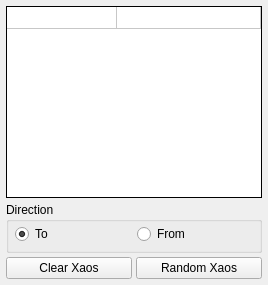
           <widget class="QWidget" name="XaosTab">
            <attribute name="title">
             <string>Xaos</string>
            </attribute>
            <layout class="QVBoxLayout" name="verticalLayout_2">
             <property name="spacing">
              <number>4</number>
             </property>
             <property name="leftMargin">
              <number>6</number>
             </property>
             <property name="topMargin">
              <number>6</number>
             </property>
             <property name="rightMargin">
              <number>6</number>
             </property>
             <property name="bottomMargin">
              <number>6</number>
             </property>
             <item>
              <widget class="TableWidget" name="XaosTable">
               <property name="sizePolicy">
                <sizepolicy hsizetype="Expanding" vsizetype="Expanding">
                 <horstretch>0</horstretch>
                 <verstretch>0</verstretch>
                </sizepolicy>
               </property>
               <property name="minimumSize">
                <size>
                 <width>0</width>
                 <height>67</height>
                </size>
               </property>
               <property name="maximumSize">
                <size>
                 <width>16777215</width>
                 <height>16777215</height>
                </size>
               </property>
               <property name="font">
                <font>
                 <kerning>true</kerning>
                </font>
               </property>
               <property name="focusPolicy">
                <enum>Qt::NoFocus</enum>
               </property>
               <property name="styleSheet">
                <string notr="true"/>
               </property>
               <property name="frameShape">
                <enum>QFrame::Panel</enum>
               </property>
               <property name="frameShadow">
                <enum>QFrame::Plain</enum>
               </property>
               <property name="lineWidth">
                <number>1</number>
               </property>
               <property name="verticalScrollBarPolicy">
                <enum>Qt::ScrollBarAsNeeded</enum>
               </property>
               <property name="horizontalScrollBarPolicy">
                <enum>Qt::ScrollBarAlwaysOff</enum>
               </property>
               <property name="autoScroll">
                <bool>false</bool>
               </property>
               <property name="editTriggers">
                <set>QAbstractItemView::NoEditTriggers</set>
               </property>
               <property name="tabKeyNavigation">
                <bool>false</bool>
               </property>
               <property name="showDropIndicator" stdset="0">
                <bool>false</bool>
               </property>
               <property name="dragDropOverwriteMode">
                <bool>false</bool>
               </property>
               <property name="alternatingRowColors">
                <bool>false</bool>
               </property>
               <property name="selectionMode">
                <enum>QAbstractItemView::NoSelection</enum>
               </property>
               <property name="verticalScrollMode">
                <enum>QAbstractItemView::ScrollPerPixel</enum>
               </property>
               <property name="horizontalScrollMode">
                <enum>QAbstractItemView::ScrollPerPixel</enum>
               </property>
               <property name="showGrid">
                <bool>true</bool>
               </property>
               <property name="gridStyle">
                <enum>Qt::SolidLine</enum>
               </property>
               <property name="wordWrap">
                <bool>false</bool>
               </property>
               <property name="cornerButtonEnabled">
                <bool>false</bool>
               </property>
               <property name="columnCount">
                <number>2</number>
               </property>
               <attribute name="horizontalHeaderVisible">
                <bool>false</bool>
               </attribute>
               <attribute name="horizontalHeaderCascadingSectionResizes">
                <bool>false</bool>
               </attribute>
               <attribute name="horizontalHeaderDefaultSectionSize">
                <number>110</number>
               </attribute>
               <attribute name="horizontalHeaderHighlightSections">
                <bool>false</bool>
               </attribute>
               <attribute name="horizontalHeaderMinimumSectionSize">
                <number>27</number>
               </attribute>
               <attribute name="horizontalHeaderStretchLastSection">
                <bool>true</bool>
               </attribute>
               <attribute name="verticalHeaderVisible">
                <bool>false</bool>
               </attribute>
               <attribute name="verticalHeaderDefaultSectionSize">
                <number>22</number>
               </attribute>
               <attribute name="verticalHeaderHighlightSections">
                <bool>false</bool>
               </attribute>
               <attribute name="verticalHeaderMinimumSectionSize">
                <number>22</number>
               </attribute>
               <attribute name="verticalHeaderStretchLastSection">
                <bool>false</bool>
               </attribute>
               <row>
                <property name="text">
                 <string>Default Row</string>
                </property>
               </row>
               <column>
                <property name="text">
                 <string>Field</string>
                </property>
               </column>
               <column>
                <property name="text">
                 <string/>
                </property>
               </column>
               <item row="0" column="0">
                <property name="text">
                 <string/>
                </property>
               </item>
               <item row="0" column="1">
                <property name="text">
                 <string/>
                </property>
               </item>
              </widget>
             </item>
             <item>
              <widget class="QGroupBox" name="XaosFromToGroupBox">
               <property name="sizePolicy">
                <sizepolicy hsizetype="MinimumExpanding" vsizetype="Preferred">
                 <horstretch>0</horstretch>
                 <verstretch>0</verstretch>
                </sizepolicy>
               </property>
               <property name="title">
                <string>Direction</string>
               </property>
               <property name="alignment">
                <set>Qt::AlignLeading|Qt::AlignLeft|Qt::AlignTop</set>
               </property>
               <property name="flat">
                <bool>false</bool>
               </property>
               <layout class="QHBoxLayout" name="horizontalLayout_2">
                <property name="leftMargin">
                 <number>6</number>
                </property>
                <property name="topMargin">
                 <number>2</number>
                </property>
                <property name="rightMargin">
                 <number>6</number>
                </property>
                <property name="bottomMargin">
                 <number>6</number>
                </property>
                <item>
                 <widget class="QRadioButton" name="XaosToRadio">
                  <property name="text">
                   <string>To</string>
                  </property>
                  <property name="checked">
                   <bool>true</bool>
                  </property>
                 </widget>
                </item>
                <item>
                 <widget class="QRadioButton" name="XaosFromRadio">
                  <property name="text">
                   <string>From</string>
                  </property>
                 </widget>
                </item>
               </layout>
              </widget>
             </item>
             <item>
              <layout class="QHBoxLayout" name="horizontalLayout">
               <item>
                <widget class="QPushButton" name="ClearXaosButton">
                 <property name="toolTip">
                  <string>Set all xaos values in all xforms to 1</string>
                 </property>
                 <property name="text">
                  <string>Clear Xaos</string>
                 </property>
                </widget>
               </item>
               <item>
                <widget class="QPushButton" name="RandomXaosButton">
                 <property name="toolTip">
                  <string>Randomize all xaos values in all xforms</string>
                 </property>
                 <property name="text">
                  <string>Random Xaos</string>
                 </property>
                </widget>
               </item>
              </layout>
             </item>
            </layout>
           </widget>
